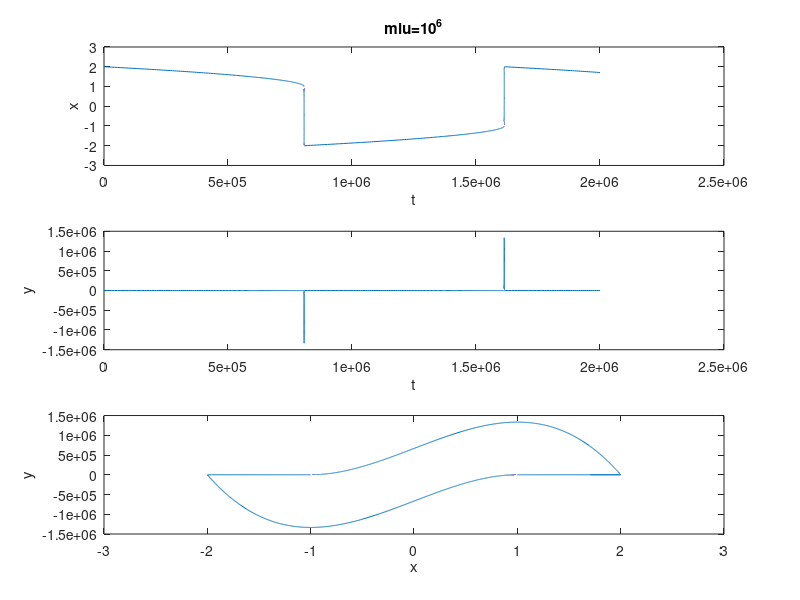

The MATLAB source for this figure:
function q1b()

h = 0.001;
Tmax = 2*10^6;
Nsteps = ceil(Tmax/h);
tol = 1.0e-14;
itermax = 20;
tic % start measuring CPU time
[sol,t_vector] = DIRK2_adaptive_step(h,tol,itermax,Tmax);
toc

figure;
subplot(3,1,1);
plot(t_vector,sol(:,1));
xlabel('t');
ylabel('x');
title('miu=10^6');

subplot(3,1,2);
plot(t_vector,sol(:,2));
xlabel('t');
ylabel('y');

subplot(3,1,3);
plot(sol(:,1),sol(:,2));
xlabel('x');
ylabel('y');
end

% the right-hand side
function dy = func(y)
    miu=10^6;
    dy = zeros(2,1);
    dy(1) = y(2);
    dy(2) = miu*(1-y(1)^2)*y(2)-y(1);
end

% the Jacobian matrix for the right-hand side
function J = Jac(y)
    miu=10^6;
    J = zeros(2);
    J(1,1) = 0;
    J(1,2) = 1;
    J(2,1) = -2*miu*y(1)*y(2)-1;
    J(2,2) = miu*(1-y(1)^2);
end

%% DIRK2

function knew = NewtonIterDIRK2(y,h,k,gamma)
    aux = y + h*gamma*k;
    F = k - func(aux);
    DF = eye(2) - h*gamma*Jac(aux);
    knew = k - DF\F;
end

function [sol,t_vector] = DIRK2_adaptive_step(h,tol,itermax,Tmax)
    
    t = 0;
    t_vector = t;
    y0=[2 0];
    sol=y0;
    y = y0';
    while t+h<Tmax+h
       t = t+h;
       t_vector = [t_vector;t];
       [k1,k2,y,ynew] = DIRK2step(y,h,tol,itermax,Tmax);
       Error = norm(h*(k1 - k1/2 - k2/2));
       epsilon = (1e-5)+(1e-5)*norm(ynew);
       h = h*min(5,max(0.5,0.8*(epsilon/Error)^(1/2)));
       if Error > epsilon
           while Error > epsilon
                [k1,k2,y,ynew] = DIRK2step(y,h,tol,itermax,Tmax);
                Error = norm(h*(k1 - k1/2 - k2/2));
                epsilon = (1e-5)+(1e-5)*norm(ynew);
                h = h*min(5,max(0.5,0.8*(epsilon/Error)^(1/2)));
           end
       end
       y=ynew;
       sol = [sol;y'];
       
    end    
    end

function [k1,k2,y,ynew] = DIRK2step(y,h,tol,itermax,Tmax)
    gamma = 1.0 - 1.0/sqrt(2);
    k1 = func(y);
    for j = 1 : itermax
        k1 = NewtonIterDIRK2(y,h,k1,gamma);
        if norm(k1 - func(y + h*gamma*k1)) < tol
            break
        end
    end
    k2 = k1;
    y = y + h*(1-gamma)*k1;
    for j =1 : itermax
        k2 = NewtonIterDIRK2(y,h,k2,gamma);
        aux = y + h*gamma*k2;
        if norm(k2 - func(aux)) < tol
            break
        end
    end
    ynew = aux;
end

